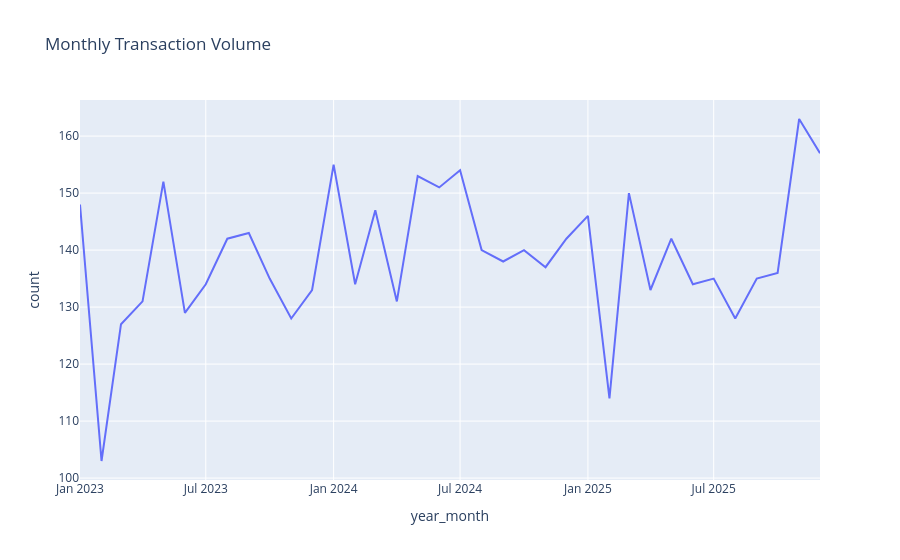

Write notebook code for a chart like this one.
### Code cell
trans_full['year_month'] = trans_full['full_date'].dt.to_period('M')
monthly_volume = trans_full.groupby('year_month').size().reset_index(name='count')
monthly_volume['year_month'] = monthly_volume['year_month'].astype(str)
fig = px.line(monthly_volume, x='year_month', y='count', title='Monthly Transaction Volume')
fig.show()

### Figure 1 — Plotly figure (JSON) as saved in the notebook; plotly's stock layout.template omitted (floating-point values rounded to 4 significant figures)
{"data": [{"hovertemplate": "year_month=%{x}<br>count=%{y}<extra></extra>", "legendgroup": "", "line": {"color": "#636efa", "dash": "solid"}, "marker": {"symbol": "circle"}, "mode": "lines", "name": "", "orientation": "v", "showlegend": false, "type": "scatter", "x": ["2023-01", "2023-02", "2023-03", "2023-04", "2023-05", "2023-06", "2023-07", "2023-08", "2023-09", "2023-10", "2023-11", "2023-12", "2024-01", "2024-02", "2024-03", "2024-04", "2024-05", "2024-06", "2024-07", "2024-08", "2024-09", "2024-10", "2024-11", "2024-12", "2025-01", "2025-02", "2025-03", "2025-04", "2025-05", "2025-06", "2025-07", "2025-08", "2025-09", "2025-10", "2025-11", "2025-12"], "xaxis": "x", "y": [148, 103, 127, 131, 152, 129, 134, 142, 143, 135, 128, 133, 155, 134, 147, 131, 153, 151, 154, 140, 138, 140, 137, 142, 146, 114, 150, 133, 142, 134, 135, 128, 135, 136, 163, 157], "yaxis": "y"}], "layout": {"legend": {"tracegroupgap": 0}, "title": {"text": "Monthly Transaction Volume"}, "xaxis": {"anchor": "y", "domain": [0, 1], "title": {"text": "year_month"}}, "yaxis": {"anchor": "x", "domain": [0, 1], "title": {"text": "count"}}}}
